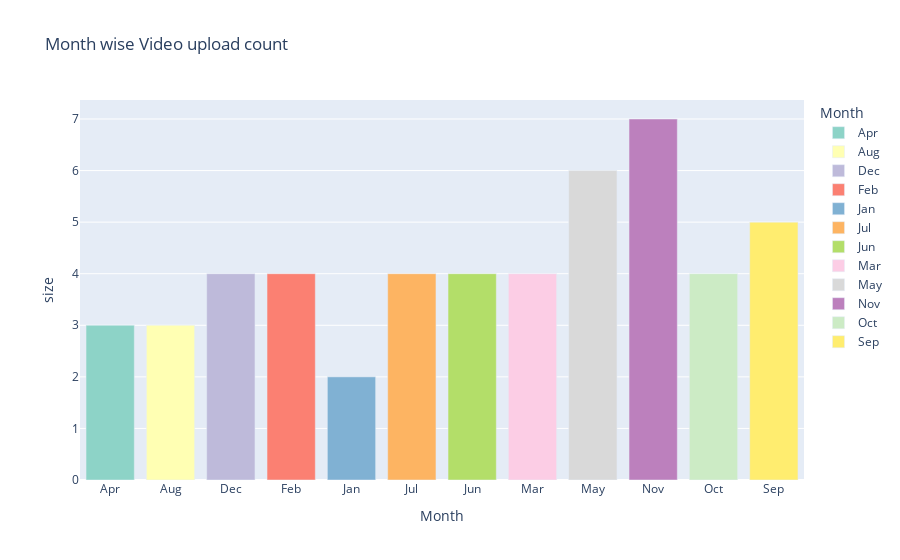

This figure's notebook cell:
### Code cell
fig = px.bar(
    video_per_month, 
    x='Month', 
    y='size', 
    title="Month wise Video upload count",
    color='Month',
    color_discrete_sequence=px.colors.qualitative.Set3
)
fig.show()

### Figure 1 — Plotly figure (JSON) as saved in the notebook; plotly's stock layout.template omitted (floating-point values rounded to 4 significant figures)
{"data": [{"alignmentgroup": "True", "hovertemplate": "Month=%{x}<br>size=%{y}<extra></extra>", "legendgroup": "Apr", "marker": {"color": "rgb(141,211,199)", "pattern": {"shape": ""}}, "name": "Apr", "offsetgroup": "Apr", "orientation": "v", "showlegend": true, "textposition": "auto", "type": "bar", "x": ["Apr"], "xaxis": "x", "y": [3], "yaxis": "y"}, {"alignmentgroup": "True", "hovertemplate": "Month=%{x}<br>size=%{y}<extra></extra>", "legendgroup": "Aug", "marker": {"color": "rgb(255,255,179)", "pattern": {"shape": ""}}, "name": "Aug", "offsetgroup": "Aug", "orientation": "v", "showlegend": true, "textposition": "auto", "type": "bar", "x": ["Aug"], "xaxis": "x", "y": [3], "yaxis": "y"}, {"alignmentgroup": "True", "hovertemplate": "Month=%{x}<br>size=%{y}<extra></extra>", "legendgroup": "Dec", "marker": {"color": "rgb(190,186,218)", "pattern": {"shape": ""}}, "name": "Dec", "offsetgroup": "Dec", "orientation": "v", "showlegend": true, "textposition": "auto", "type": "bar", "x": ["Dec"], "xaxis": "x", "y": [4], "yaxis": "y"}, {"alignmentgroup": "True", "hovertemplate": "Month=%{x}<br>size=%{y}<extra></extra>", "legendgroup": "Feb", "marker": {"color": "rgb(251,128,114)", "pattern": {"shape": ""}}, "name": "Feb", "offsetgroup": "Feb", "orientation": "v", "showlegend": true, "textposition": "auto", "type": "bar", "x": ["Feb"], "xaxis": "x", "y": [4], "yaxis": "y"}, {"alignmentgroup": "True", "hovertemplate": "Month=%{x}<br>size=%{y}<extra></extra>", "legendgroup": "Jan", "marker": {"color": "rgb(128,177,211)", "pattern": {"shape": ""}}, "name": "Jan", "offsetgroup": "Jan", "orientation": "v", "showlegend": true, "textposition": "auto", "type": "bar", "x": ["Jan"], "xaxis": "x", "y": [2], "yaxis": "y"}, {"alignmentgroup": "True", "hovertemplate": "Month=%{x}<br>size=%{y}<extra></extra>", "legendgroup": "Jul", "marker": {"color": "rgb(253,180,98)", "pattern": {"shape": ""}}, "name": "Jul", "offsetgroup": "Jul", "orientation": "v", "showlegend": true, "textposition": "auto", "type": "bar", "x": ["Jul"], "xaxis": "x", "y": [4], "yaxis": "y"}, {"alignmentgroup": "True", "hovertemplate": "Month=%{x}<br>size=%{y}<extra></extra>", "legendgroup": "Jun", "marker": {"color": "rgb(179,222,105)", "pattern": {"shape": ""}}, "name": "Jun", "offsetgroup": "Jun", "orientation": "v", "showlegend": true, "textposition": "auto", "type": "bar", "x": ["Jun"], "xaxis": "x", "y": [4], "yaxis": "y"}, {"alignmentgroup": "True", "hovertemplate": "Month=%{x}<br>size=%{y}<extra></extra>", "legendgroup": "Mar", "marker": {"color": "rgb(252,205,229)", "pattern": {"shape": ""}}, "name": "Mar", "offsetgroup": "Mar", "orientation": "v", "showlegend": true, "textposition": "auto", "type": "bar", "x": ["Mar"], "xaxis": "x", "y": [4], "yaxis": "y"}, {"alignmentgroup": "True", "hovertemplate": "Month=%{x}<br>size=%{y}<extra></extra>", "legendgroup": "May", "marker": {"color": "rgb(217,217,217)", "pattern": {"shape": ""}}, "name": "May", "offsetgroup": "May", "orientation": "v", "showlegend": true, "textposition": "auto", "type": "bar", "x": ["May"], "xaxis": "x", "y": [6], "yaxis": "y"}, {"alignmentgroup": "True", "hovertemplate": "Month=%{x}<br>size=%{y}<extra></extra>", "legendgroup": "Nov", "marker": {"color": "rgb(188,128,189)", "pattern": {"shape": ""}}, "name": "Nov", "offsetgroup": "Nov", "orientation": "v", "showlegend": true, "textposition": "auto", "type": "bar", "x": ["Nov"], "xaxis": "x", "y": [7], "yaxis": "y"}, {"alignmentgroup": "True", "hovertemplate": "Month=%{x}<br>size=%{y}<extra></extra>", "legendgroup": "Oct", "marker": {"color": "rgb(204,235,197)", "pattern": {"shape": ""}}, "name": "Oct", "offsetgroup": "Oct", "orientation": "v", "showlegend": true, "textposition": "auto", "type": "bar", "x": ["Oct"], "xaxis": "x", "y": [4], "yaxis": "y"}, {"alignmentgroup": "True", "hovertemplate": "Month=%{x}<br>size=%{y}<extra></extra>", "legendgroup": "Sep", "marker": {"color": "rgb(255,237,111)", "pattern": {"shape": ""}}, "name": "Sep", "offsetgroup": "Sep", "orientation": "v", "showlegend": true, "textposition": "auto", "type": "bar", "x": ["Sep"], "xaxis": "x", "y": [5], "yaxis": "y"}], "layout": {"barmode": "relative", "legend": {"title": {"text": "Month"}, "tracegroupgap": 0}, "title": {"text": "Month wise Video upload count"}, "xaxis": {"anchor": "y", "categoryarray": ["Apr", "Aug", "Dec", "Feb", "Jan", "Jul", "Jun", "Mar", "May", "Nov", "Oct", "Sep"], "categoryorder": "array", "domain": [0, 1], "title": {"text": "Month"}}, "yaxis": {"anchor": "x", "domain": [0, 1], "title": {"text": "size"}}}}
